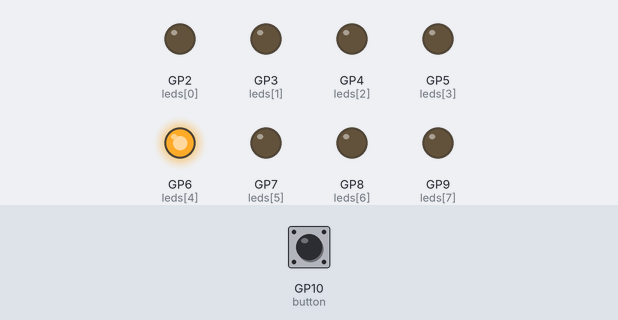
A program run on a simulated Raspberry Pi Pico running MicroPython. Shown: output pins drawn as LEDs (lit = HIGH). Dashed ring = blinking. The test bench sets the inputs (shaded band); at power-on: GP10 (button) HIGH. Random numbers come from a fixed seed.

Above: at 1.2 s.
1.3 s: GP10 (button) pulled LOW for 0.6 s
At 2.2 s:
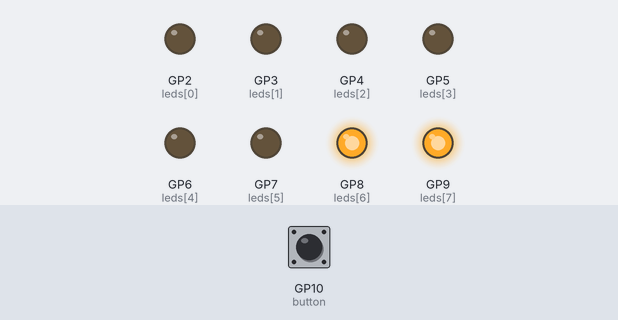
At 4.8 s:
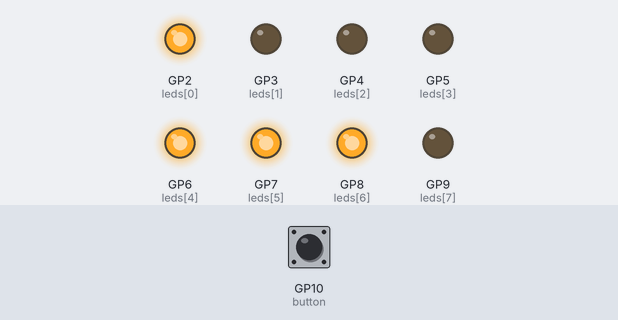
4.9 s: GP10 (button) pulled LOW for 1 s
8.8 s: GP10 (button) pulled LOW for 0.6 s
At 12.2 s:
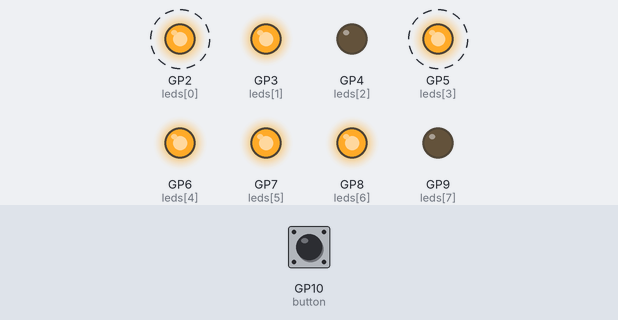
12.4 s: GP10 (button) pulled LOW for 3.2 s
18.1 s: GP10 (button) pulled LOW for 0.6 s
At 21.4 s:
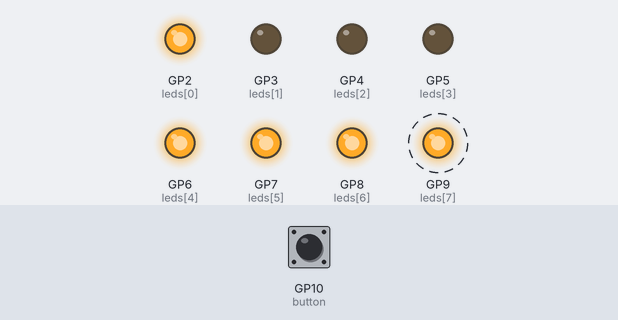
21.7 s: GP10 (button) driven LOW
Timing chart, 0 to 30.6 s (numbered marks = the images above; inputs shaded):
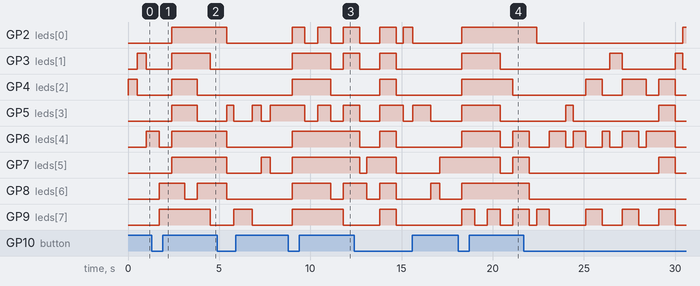

Measured:
- after the input at 1.3 s, GP2 (leds[0]), GP7 (leds[5]): LOW → HIGH after 1.1 s; GP4 (leds[2]): LOW → HIGH after 1.1 s, → LOW 1.4 s later
- after the input at 8.8 s, GP7 (leds[5]): LOW → HIGH after 0.20 s
- after the input at 18.1 s, GP3 (leds[1]): LOW → HIGH after 0.21 s, → LOW 2.1 s later

The program:

random_pro_generov_n__n_hodn_ch___sel.py
```python
from machine import Pin
import time
import random


led_pins = [2, 3, 4, 5, 6, 7, 8, 9]
leds = [Pin(pin, Pin.OUT) for pin in led_pins]


button = Pin(10, Pin.IN, Pin.PULL_UP)

mode = 0

def clear_leds():
    for led in leds:
        led.value(0)

while True:

    if button.value() == 0:
        time.sleep(0.2)
        mode += 1
        if mode > 2:
            mode = 0

    clear_leds()


    if mode == 0:
        index = random.randint(0, len(leds)-1)
        leds[index].value(1)
        time.sleep(0.5)


    elif mode == 1:

        pocet = random.randint(1, len(leds))
        vybrane = random.sample(leds, pocet)
        for led in vybrane:
            led.value(1)
        time.sleep(0.7)


    elif mode == 2:
        index = random.randint(0, len(leds)-1)
        leds[index].value(1)
        time.sleep(0.2)
```
